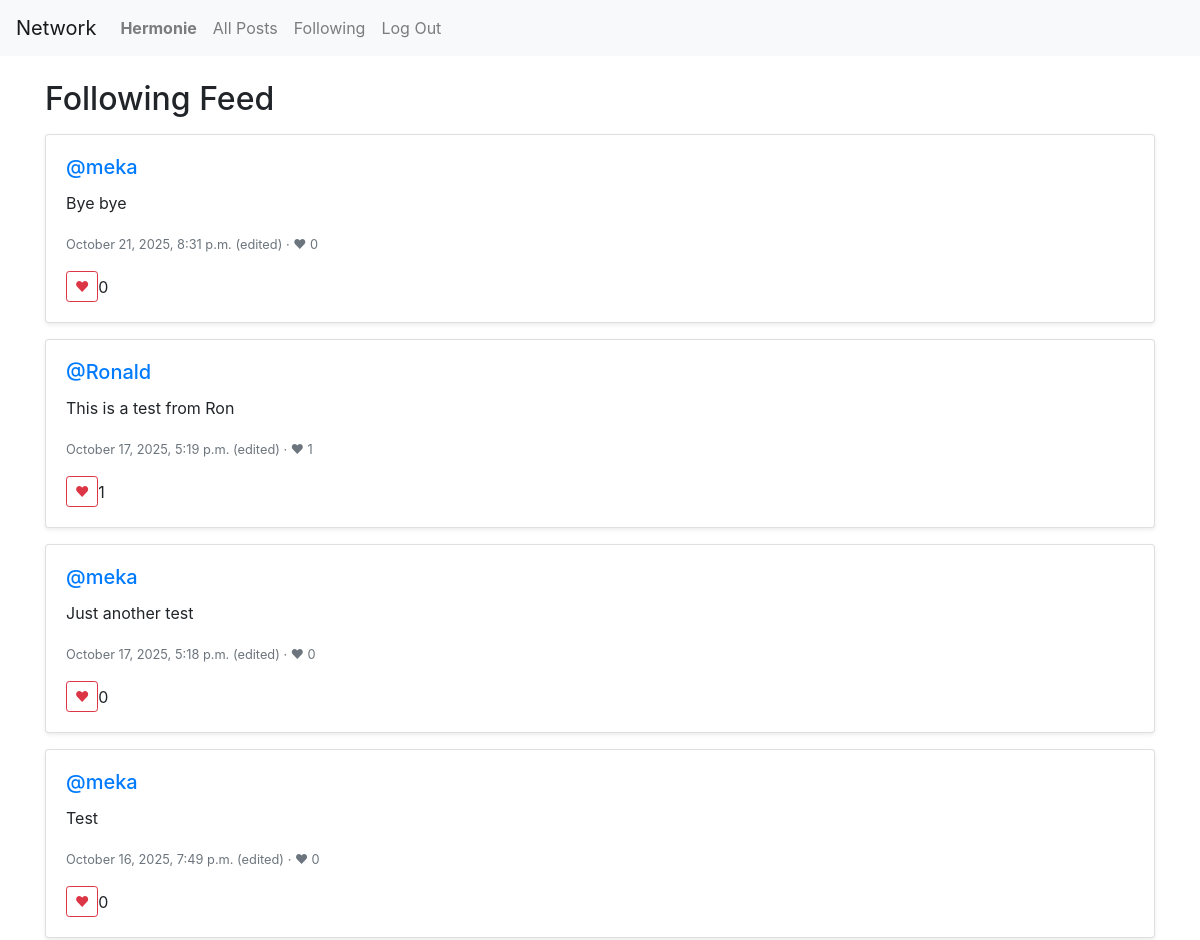
/following/ (signed in, upper part), run on an earlier commit of the app's database.
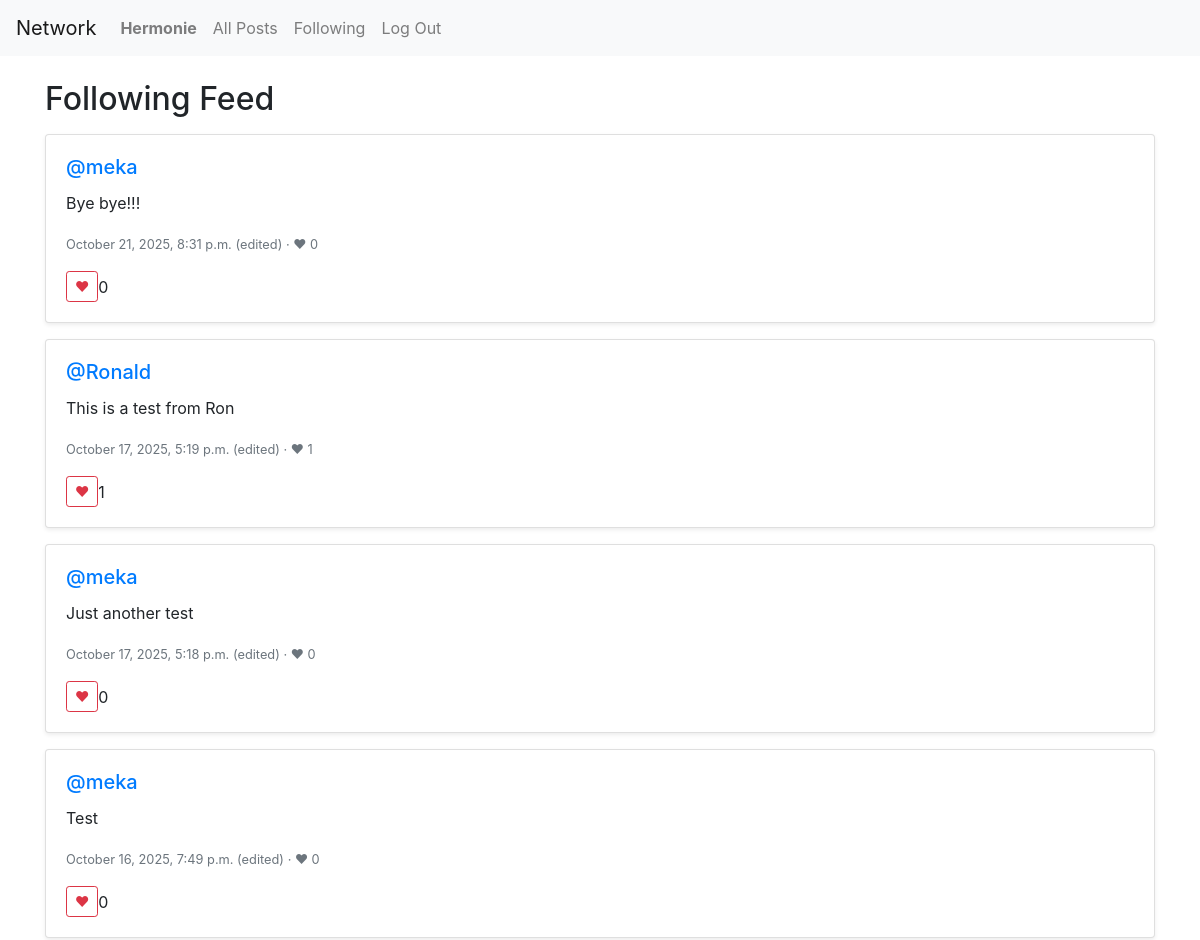
And on a later commit of the database.
### network/models.py (models this page shows)
class Post(models.Model):
    author = models.ForeignKey(User, on_delete=models.CASCADE, related_name='posts')
    content = models.TextField(max_length=500)
    created_at = models.DateTimeField(auto_now_add=True)
    updated_at = models.DateTimeField(auto_now=True)
    likes = models.ManyToManyField(User, related_name='liked_posts', blank=True)
    class Meta:
        ordering = ['-created_at']

class User(AbstractUser):
    following = models.ManyToManyField('self', symmetrical=False, related_name='followers', blank=True)

### network/views.py (the view)
# urls.py: path("following/", views.following_feed, name="following"),
@login_required
def following_feed(request):
    following_users = request.user.following.all()
    posts = (
        Post.objects
            .filter(author__in=following_users)
            .select_related("author")
            .prefetch_related("likes")
            .order_by("-created_at")
    )
    paginator = Paginator(posts, 10)
    page_obj = paginator.get_page(request.GET.get("page"))
    context = {
        "posts": page_obj.object_list,
        "page_obj": page_obj,
        "total_posts": paginator.count,
    }
    return render(request, "network/following.html", context)

### network/templates/network/following.html (shortened to what this page needs)
{% extends "network/layout.html" %} {% block body %}
<h2 class="mb-3">Following Feed</h2>
{% if posts %}
<div id="post-list">
  {% for post in posts %}
  <div class="card mb-3 shadow-sm">
    <div class="card-body">
      <h5 class="card-title">
        <a href="{% url 'profile' post.author.username %}">
          @{{ post.author.username }}
        </a>
      </h5>
      <p class="card-text post-content">{{ post.content }}</p>
      <p class="card-text">
        <small class="text-muted">
          {{ post.created_at|date:"F j, Y, g:i a" }} {% if post.updated_at and post.updated_at > post.created_at %} (edited) {% endif %} · ❤ {{ post.likes.count }}
        </small>
      </p>
      <div class="d-flex align-items-center gap-2">
        <button
          class="btn btn-sm btn-outline-danger like-btn {% if user.is_authenticated and user in post.likes.all %}active{% endif %}"
          data-id="{{ post.id }}"
          aria-pressed="{% if user.is_authenticated and user in post.likes.all %}true{% else %}false{% endif %}"
          {%
          if
          not
          user.is_authenticated
          %}disabled
          title="Log in to like"
          {%
          endif
          %}
        >
          ❤
        </button>
        <span class="like-count" data-id="{{ post.id }}"
          >{{ post.likes.count }}</span
        >
      </div>
    </div>
  </div>
  {% endfor %}
</div>
{% else %}
<p>You’re not following anyone yet — go explore and follow some users!</p>
{% endif %} {% endblock %}

What changed in the data, as far as the page shows it:
changed Post: content "Bye bye" → "Bye bye!!!"
